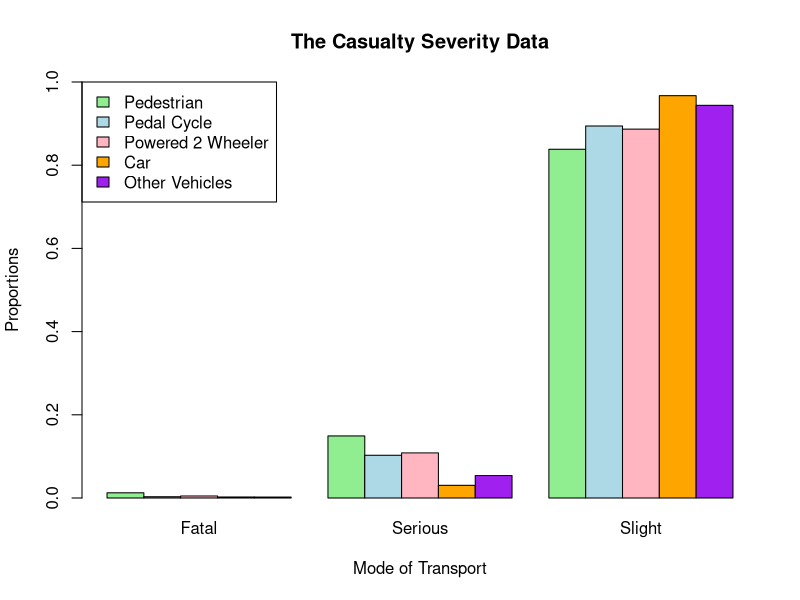
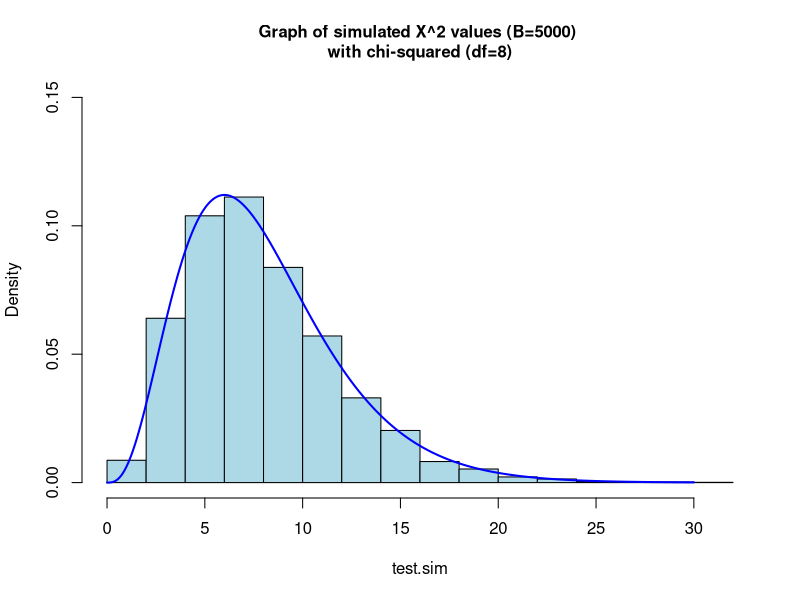

Generate these figures, in order, with R:
severity<-matrix(c(65,773,4343,14,475,4134,22,488,3992,25,310,9850,6,146,2556),nrow = 5,byrow = TRUE)
severity

dimnames(severity)<-list(c("Pedestrian","Pedal Cycle","Powered 2 Wheeler","Car","Other Vehicles"),c("Fatal","Serious","Slight"))
severity

names(dimnames(severity))<-c("Mode of Transport","Casualty Severity")
severity

addmargins(severity)

pt<-prop.table(severity,1)
pt

pt[1,1]


severity<-matrix(
c(65,773,4343,14,475,4134,22,488,3992,25,310,9850,6,146,2556),
nrow = 5,byrow = TRUE)
##read the data as a matrix


dimnames(severity)<-list(
c("Pedestrian","Pedal Cycle","Powered 2 Wheeler","Car","Other Vehicles"),
c("Fatal","Serious","Slight"))

names(dimnames(severity))<-c("Mode of Transport","Casualty Severity")
##label the two dimensions


severity

addmargins(severity)


pt<-prop.table(severity,1)
pt
##calculate the proportion table

abs(pt[2,]-pt[3,])/pt[3,]

abs(pt[4,]-pt[5,])/pt[5,]

abs(pt[1,]-pt[2:5])/pt[2:5]

abs(pt[4,]-pt[5,])

barplot(pt,beside=TRUE,
legend.text=TRUE,
args.legend = list(x = "topleft"),
ylim=c(0,1),ylab="Proportions",
xlab="Mode of Transport",
main="The Casualty Severity Data",
col=c("lightgreen", "lightblue","lightpink","orange","purple"))


################part (iv)#################################

test1<-chisq.test(severity)
test1

df<-(3-1)*(5-1)
df
qchisq(0.95,df)

qchisq(0.95,8)


##################part (v)###################################
test1$observed
test1$expected
test1$residuals
test1$residuals^2
test1$stdres


##########################part (vi)##########################

addmargins(test1$expected)

p1.hat<- 132/27199
p2.hat<-2192/27199
p3.hat<-24875/27199

pr<- c(p1.hat,p2.hat,p3.hat)
pr

B=5000

test.sim=0

for (i in 1:B) {
y1<-rmultinom(n=1,size=5181,pr) 
y2<-rmultinom(n=1,size=4623,pr)
y3<-rmultinom(n=1,size=4502,pr)
y4<-rmultinom(n=1,size=10185,pr)
y5<-rmultinom(n=1,size=2708,pr)

ysim<-t(cbind(y1,y2,y3,y4,y5))

test.sim[i]<-chisq.test(ysim,p=pr)$statistic
}


hist(test.sim,freq=F,ylim=c(0,0.15),
main="Graph of simulated X^2 values (B=5000) 
with chi-squared (df=8)",
col="Lightblue",cex.main=1)

xx=seq(from=0, to=30, length.out=500)
dxx=dchisq(xx,df=8)

lines(xx,dxx,col="Blue",lwd=2)






y1<-rmultinom(n=1,size=5181,pr)
y1

y2<-rmultinom(n=1,size=4623,pr)
y2

y3<-rmultinom(n=1,size=4502,pr)
y3

y4<-rmultinom(n=1,size=10185,pr)
y4

y5<-rmultinom(n=1,size=2708,pr)
y5

ysim<-t(cbind(y1,y2,y3,y4,y5))
ysim


######################part (vii)#########################

y12.hat=773
y42.hat=310
n1=5181
n4=10185
p12.hat=y12.hat/n1
p42.hat=y42.hat/n4
diff=p12.hat-p42.hat
v12<-p12.hat*(1-p12.hat)/n1
v42<-p42.hat*(1-p42.hat)/n4

se1=v12+v42
crit.val1<-qnorm(1-0.05/2)
ci1.1=diff-crit.val1*sqrt(se1)
ci1.2=diff+crit.val1*sqrt(se1)
ci1.1
ci1.2





































prop.diff.ci<-function(y22, y23, n2=4623, level=0.95){
p22.hat<-y22/n2
p23.hat<-y23/n2
diff<-p22.hat-p23.hat

v22<-p22.hat*(1-p22.hat)/n2
v23<-p23.hat*(1-p23.hat)/n2
cab2<- -p22.hat*p23.hat/n2

se2<-sqrt(v22+v23-2*cab2)

crit.val2<-qnorm((1+level)/2)

ci2<-0

ci2[1]<- diff - crit.val2*se2
ci2[2]<- diff + crit.val2*se2

return(ci2)
}

prop.diff.ci(475, 4134, n=4623, level=0.95)











